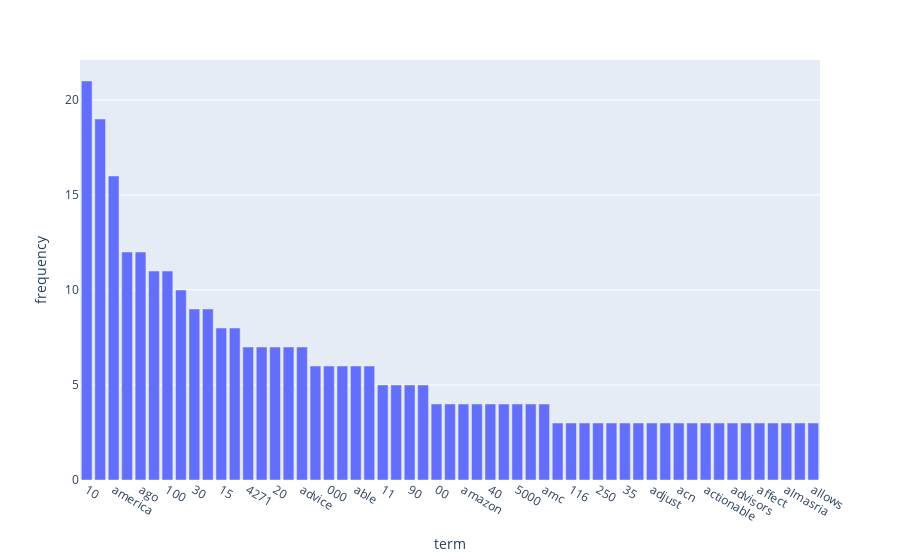

Notebook code cell kept with this figure:
### Markdown cell above
### Exercise 14

### Code cell
sorted_df = smaller_df.sort_values(by="frequency", ascending=False)
fig = px.bar(sorted_df, x="term", y="frequency")
fig.show()

### Figure 1 — Plotly figure (JSON) as saved in the notebook; plotly's stock layout.template omitted (floating-point values rounded to 4 significant figures)
{"data": [{"hovertemplate": "term=%{x}<br>frequency=%{y}<extra></extra>", "legendgroup": "", "marker": {"color": "#636efa", "pattern": {"shape": ""}}, "name": "", "orientation": "v", "showlegend": false, "textposition": "auto", "type": "bar", "x": ["10", "american", "america", "50", "ago", "actually", "100", "administration", "30", "americans", "15", "12", "4271", "25", "20", "allies", "advice", "2025", "000", "allocation", "able", "airlines", "11", "actual", "90", "ai", "00", "agree", "amazon", "500", "40", "22", "5000", "additional", "amc", "18630", "116", "23", "250", "80", "35", "aerocontractors", "adjust", "absolutely", "acn", "acquisition", "actionable", "aapl", "advisors", "adding", "affect", "air", "almasria", "allowed", "allows"], "xaxis": "x", "y": [21, 19, 16, 12, 12, 11, 11, 10, 9, 9, 8, 8, 7, 7, 7, 7, 7, 6, 6, 6, 6, 6, 5, 5, 5, 5, 4, 4, 4, 4, 4, 4, 4, 4, 4, 3, 3, 3, 3, 3, 3, 3, 3, 3, 3, 3, 3, 3, 3, 3, 3, 3, 3, 3, 3], "yaxis": "y"}], "layout": {"barmode": "relative", "legend": {"tracegroupgap": 0}, "margin": {"t": 60}, "xaxis": {"anchor": "y", "domain": [0, 1], "title": {"text": "term"}}, "yaxis": {"anchor": "x", "domain": [0, 1], "title": {"text": "frequency"}}}}
